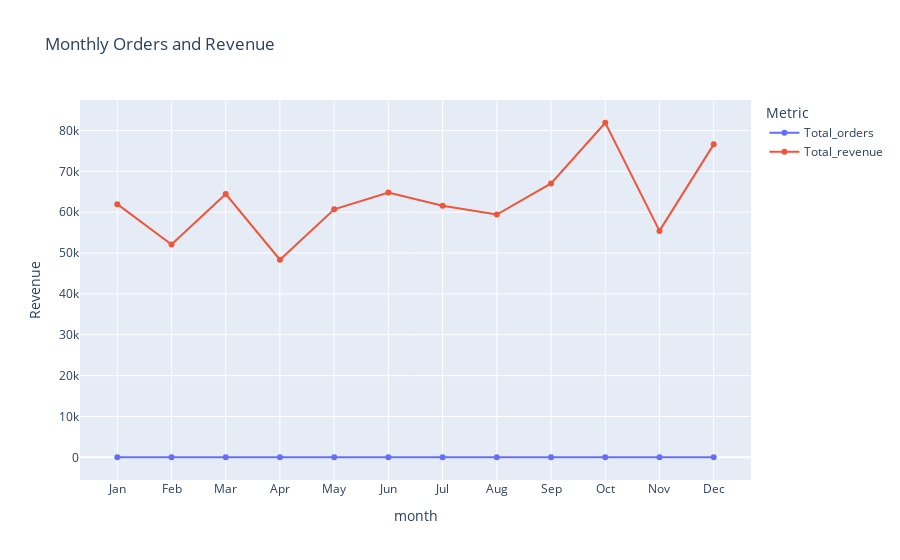

Source (notebook cell):
### Code cell
figer = px.line(monthly_states, x='month_name', y=['Total_orders','Total_revenue'],
title = 'Monthly Orders and Revenue',
markers=True,
labels={'value' :'Revenue', 'month_name':'month', 'variable': 'Metric'})
figer.update_traces(mode='lines+markers')
figer.show()

### Figure 1 — Plotly figure (JSON) as saved in the notebook; plotly's stock layout.template omitted (floating-point values rounded to 4 significant figures)
{"data": [{"hovertemplate": "Metric=Total_orders<br>month=%{x}<br>Revenue=%{y}<extra></extra>", "legendgroup": "Total_orders", "line": {"color": "#636efa", "dash": "solid"}, "marker": {"symbol": "circle"}, "mode": "lines+markers", "name": "Total_orders", "orientation": "v", "showlegend": true, "type": "scatter", "x": ["Jan", "Feb", "Mar", "Apr", "May", "Jun", "Jul", "Aug", "Sep", "Oct", "Nov", "Dec"], "xaxis": "x", "y": [36, 41, 45, 42, 45, 43, 38, 41, 41, 52, 29, 47], "yaxis": "y"}, {"hovertemplate": "Metric=Total_revenue<br>month=%{x}<br>Revenue=%{y}<extra></extra>", "legendgroup": "Total_revenue", "line": {"color": "#EF553B", "dash": "solid"}, "marker": {"symbol": "circle"}, "mode": "lines+markers", "name": "Total_revenue", "orientation": "v", "showlegend": true, "type": "scatter", "x": ["Jan", "Feb", "Mar", "Apr", "May", "Jun", "Jul", "Aug", "Sep", "Oct", "Nov", "Dec"], "xaxis": "x", "y": [61970.0, 52100.0, 64450.0, 48370.0, 60700.0, 64820.0, 61570.0, 59430.0, 67030.0, 81880.0, 55420.0, 76590.0], "yaxis": "y"}], "layout": {"legend": {"title": {"text": "Metric"}, "tracegroupgap": 0}, "title": {"text": "Monthly Orders and Revenue"}, "xaxis": {"anchor": "y", "domain": [0, 1], "title": {"text": "month"}}, "yaxis": {"anchor": "x", "domain": [0, 1], "title": {"text": "Revenue"}}}}
